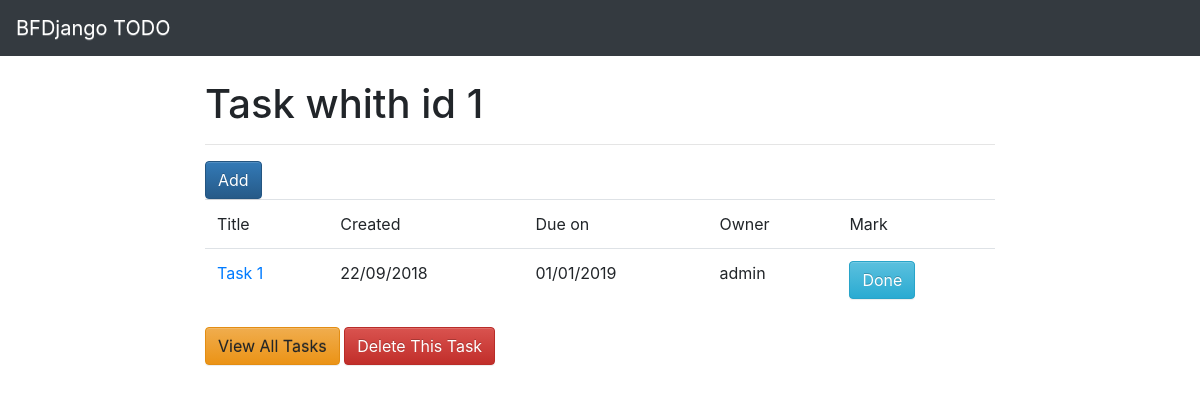
Screenshot of /main/todos/1/completed/ with the database file from the repository.
### main/models.py (models this page shows, shortened)
class Task(models.Model):
    title = models.CharField("Title", max_length=200)
    created = models.DateTimeField("Created", auto_now_add=True)
    due_on = models.DateTimeField("Due on", auto_now_add=False)
    owner = models.ForeignKey(Owner, on_delete=models.CASCADE)
    mark = models.BooleanField("Mark", default=False)

class Owner(models.Model):
    name = models.CharField("Name", max_length=50)

### main/views.py (the view)
# urls.py: re_path(r'^todos/(\d+)/completed/$', views.completed_todo, name='todo'),
def completed_todo(request, id):
    task = get_object_or_404(Task, pk=id)
    return render(request, "completed_todo.html", {'task': task})

### main/templates/completed_todo.html (shortened to what this page needs)
{% extends "base.html" %}
{% block body %}
    <h1>Task whith id {{task.id}}</h1>
    <hr>
<button class="btn btn-primary">Add</button>
<table class="table">
    <thead>
        <tr>
            <td>Title</td>
            <td>Created</td>
            <td>Due on</td>
            <td>Owner</td>
            <td>Mark</td>
        </tr>
    </thead>
    <tbody class="t_body">
        <tr>
            <td>
                <a href="#">{{task.title}}</a>
            </td>
            <td>{{task.created|date:"d/m/Y"}}</td>
            <td>{{task.due_on|date:"d/m/Y"}}</td>
            <td>{{task.owner.name}}</td>
            <td>
                <button class="btn btn-info">
                    {% if task.mark%}
                        Not Done
                    {% else %}
                        Done
                    {% endif %}
                </button>
            </td>
        </tr>
    </tbody>
</table>
<p>
    <form action="{%url 'todos' %}" method="post">
        <button class="btn btn-warning">View All Tasks</button>
        <button class="btn btn-danger">Delete This Task</button>
    </form>
</p>
{% endblock body %}

### main/static/css/style.css (style rules this page uses)
.btn-primary { size: 10px 15px }

### rows the page displays
Task: id "1", title "Task 1", created "22/09/2018", due_on "01/01/2019", owner.name "admin"
